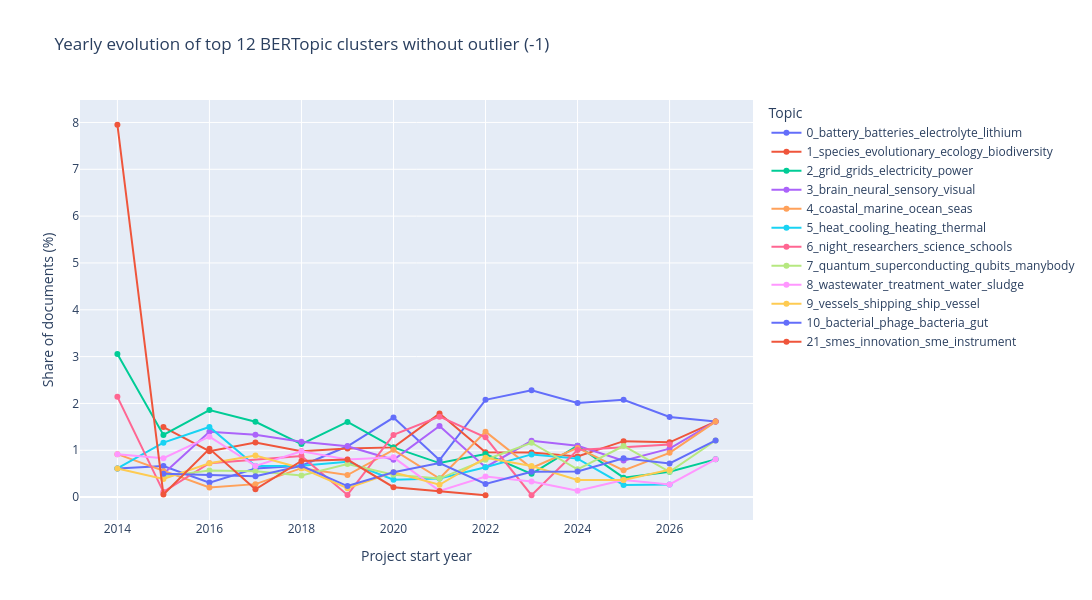

The cell this chart's notebook holds for it:
### Code cell
# Same line chart without the outlier cluster (-1) to focus on the named topics.
line_df = topic_year_counts_no_outlier[topic_year_counts_no_outlier["topic"].isin(popular_topics)].copy()
line_df = line_df.sort_values(["topic", "start_year"])
fig = px.line(
    line_df,
    x="start_year",
    y="share_pct",
    color="topic_name",
    title=f"Yearly evolution of top {TOP_N_TOPICS} BERTopic clusters without outlier (-1)",
    labels={"share_pct": "Share of documents (%)", "start_year": "Project start year"},
    category_orders={"start_year": sorted(valid_years)},
)
fig.update_traces(mode="lines+markers")
fig.update_layout(legend_title_text="Topic", hovermode="closest")
fig.update_layout(width=1400, height=600)
fig.write_image("data/yearly_evolution_top12_bertopic_no_outlier.png", width=1400, height=600, scale=2)
fig.show()

### Figure 1 — Plotly figure (JSON) as saved in the notebook; plotly's stock layout.template omitted (floating-point values rounded to 4 significant figures)
{"data": [{"hovertemplate": "topic_name=0_battery_batteries_electrolyte_lithium<br>Project start year=%{x}<br>Share of documents (%)=%{y}<extra></extra>", "legendgroup": "0_battery_batteries_electrolyte_lithium", "line": {"color": "#636efa", "dash": "solid"}, "marker": {"symbol": "circle"}, "mode": "lines+markers", "name": "0_battery_batteries_electrolyte_lithium", "orientation": "v", "showlegend": true, "type": "scatter", "x": [2014, 2015, 2016, 2017, 2018, 2019, 2020, 2021, 2022, 2023, 2024, 2025, 2026, 2027], "xaxis": "x", "y": [0.6116, 0.6645, 0.3098, 0.6104, 0.6694, 1.086, 1.699, 0.7926, 2.077, 2.281, 2.01, 2.079, 1.71, 1.613], "yaxis": "y"}, {"hovertemplate": "topic_name=1_species_evolutionary_ecology_biodiversity<br>Project start year=%{x}<br>Share of documents (%)=%{y}<extra></extra>", "legendgroup": "1_species_evolutionary_ecology_biodiversity", "line": {"color": "#EF553B", "dash": "solid"}, "marker": {"symbol": "circle"}, "mode": "lines+markers", "name": "1_species_evolutionary_ecology_biodiversity", "orientation": "v", "showlegend": true, "type": "scatter", "x": [2015, 2016, 2017, 2018, 2019, 2020, 2021, 2022, 2023, 2024, 2025, 2026, 2027], "xaxis": "x", "y": [1.495, 0.9809, 1.165, 0.9784, 1.039, 1.062, 1.783, 0.9585, 0.954, 0.868, 1.195, 1.17, 1.613], "yaxis": "y"}, {"hovertemplate": "topic_name=2_grid_grids_electricity_power<br>Project start year=%{x}<br>Share of documents (%)=%{y}<extra></extra>", "legendgroup": "2_grid_grids_electricity_power", "line": {"color": "#00cc96", "dash": "solid"}, "marker": {"symbol": "circle"}, "mode": "lines+markers", "name": "2_grid_grids_electricity_power", "orientation": "v", "showlegend": true, "type": "scatter", "x": [2014, 2015, 2016, 2017, 2018, 2019, 2020, 2021, 2022, 2023, 2024, 2025, 2026, 2027], "xaxis": "x", "y": [3.058, 1.329, 1.859, 1.609, 1.133, 1.605, 1.062, 0.7266, 0.9185, 0.4977, 1.096, 0.4158, 0.5401, 0.8065], "yaxis": "y"}, {"hovertemplate": "topic_name=3_brain_neural_sensory_visual<br>Project start year=%{x}<br>Share of documents (%)=%{y}<extra></extra>", "legendgroup": "3_brain_neural_sensory_visual", "line": {"color": "#ab63fa", "dash": "solid"}, "marker": {"symbol": "circle"}, "mode": "lines+markers", "name": "3_brain_neural_sensory_visual", "orientation": "v", "showlegend": true, "type": "scatter", "x": [2015, 2016, 2017, 2018, 2019, 2020, 2021, 2022, 2023, 2024, 2025, 2026, 2027], "xaxis": "x", "y": [0.4983, 1.394, 1.332, 1.184, 1.086, 0.7966, 1.519, 0.639, 1.203, 1.096, 0.7796, 1.035, 1.613], "yaxis": "y"}, {"hovertemplate": "topic_name=4_coastal_marine_ocean_seas<br>Project start year=%{x}<br>Share of documents (%)=%{y}<extra></extra>", "legendgroup": "4_coastal_marine_ocean_seas", "line": {"color": "#FFA15A", "dash": "solid"}, "marker": {"symbol": "circle"}, "mode": "lines+markers", "name": "4_coastal_marine_ocean_seas", "orientation": "v", "showlegend": true, "type": "scatter", "x": [2014, 2015, 2016, 2017, 2018, 2019, 2020, 2021, 2022, 2023, 2024, 2025, 2026, 2027], "xaxis": "x", "y": [0.9174, 0.5537, 0.2065, 0.2775, 0.6179, 0.4721, 1.009, 0.3963, 1.398, 0.6221, 1.051, 0.5717, 0.9451, 1.613], "yaxis": "y"}, {"hovertemplate": "topic_name=5_heat_cooling_heating_thermal<br>Project start year=%{x}<br>Share of documents (%)=%{y}<extra></extra>", "legendgroup": "5_heat_cooling_heating_thermal", "line": {"color": "#19d3f3", "dash": "solid"}, "marker": {"symbol": "circle"}, "mode": "lines+markers", "name": "5_heat_cooling_heating_thermal", "orientation": "v", "showlegend": true, "type": "scatter", "x": [2014, 2015, 2016, 2017, 2018, 2019, 2020, 2021, 2022, 2023, 2024, 2025, 2026], "xaxis": "x", "y": [0.6116, 1.163, 1.497, 0.6659, 0.6694, 0.7554, 0.3717, 0.3963, 0.639, 0.9125, 0.8223, 0.2599, 0.27], "yaxis": "y"}, {"hovertemplate": "topic_name=6_night_researchers_science_schools<br>Project start year=%{x}<br>Share of documents (%)=%{y}<extra></extra>", "legendgroup": "6_night_researchers_science_schools", "line": {"color": "#FF6692", "dash": "solid"}, "marker": {"symbol": "circle"}, "mode": "lines+markers", "name": "6_night_researchers_science_schools", "orientation": "v", "showlegend": true, "type": "scatter", "x": [2014, 2015, 2016, 2018, 2019, 2020, 2021, 2022, 2023, 2024, 2026], "xaxis": "x", "y": [2.141, 0.1107, 0.7228, 0.8754, 0.04721, 1.328, 1.717, 1.278, 0.04148, 1.005, 1.125], "yaxis": "y"}, {"hovertemplate": "topic_name=7_quantum_superconducting_qubits_manybody<br>Project start year=%{x}<br>Share of documents (%)=%{y}<extra></extra>", "legendgroup": "7_quantum_superconducting_qubits_manybody", "line": {"color": "#B6E880", "dash": "solid"}, "marker": {"symbol": "circle"}, "mode": "lines+markers", "name": "7_quantum_superconducting_qubits_manybody", "orientation": "v", "showlegend": true, "type": "scatter", "x": [2015, 2016, 2017, 2018, 2019, 2020, 2021, 2022, 2023, 2024, 2025, 2026, 2027], "xaxis": "x", "y": [0.443, 0.5679, 0.5549, 0.4634, 0.7082, 0.478, 0.3963, 0.7987, 1.161, 0.5939, 1.091, 0.5401, 1.21], "yaxis": "y"}, {"hovertemplate": "topic_name=8_wastewater_treatment_water_sludge<br>Project start year=%{x}<br>Share of documents (%)=%{y}<extra></extra>", "legendgroup": "8_wastewater_treatment_water_sludge", "line": {"color": "#FF97FF", "dash": "solid"}, "marker": {"symbol": "circle"}, "mode": "lines+markers", "name": "8_wastewater_treatment_water_sludge", "orientation": "v", "showlegend": true, "type": "scatter", "x": [2014, 2015, 2016, 2017, 2018, 2019, 2020, 2021, 2022, 2023, 2024, 2025, 2026, 2027], "xaxis": "x", "y": [0.9174, 0.8306, 1.291, 0.6659, 0.9784, 0.8026, 0.8497, 0.1321, 0.4393, 0.3318, 0.137, 0.3638, 0.27, 0.8065], "yaxis": "y"}, {"hovertemplate": "topic_name=9_vessels_shipping_ship_vessel<br>Project start year=%{x}<br>Share of documents (%)=%{y}<extra></extra>", "legendgroup": "9_vessels_shipping_ship_vessel", "line": {"color": "#FECB52", "dash": "solid"}, "marker": {"symbol": "circle"}, "mode": "lines+markers", "name": "9_vessels_shipping_ship_vessel", "orientation": "v", "showlegend": true, "type": "scatter", "x": [2014, 2015, 2016, 2017, 2018, 2019, 2020, 2021, 2022, 2023, 2024, 2025, 2026], "xaxis": "x", "y": [0.6116, 0.3876, 0.7228, 0.8879, 0.6179, 0.1889, 0.5311, 0.2642, 0.8387, 0.6636, 0.3655, 0.3638, 0.5851], "yaxis": "y"}, {"hovertemplate": "topic_name=10_bacterial_phage_bacteria_gut<br>Project start year=%{x}<br>Share of documents (%)=%{y}<extra></extra>", "legendgroup": "10_bacterial_phage_bacteria_gut", "line": {"color": "#636efa", "dash": "solid"}, "marker": {"symbol": "circle"}, "mode": "lines+markers", "name": "10_bacterial_phage_bacteria_gut", "orientation": "v", "showlegend": true, "type": "scatter", "x": [2015, 2016, 2017, 2018, 2019, 2020, 2021, 2022, 2023, 2024, 2025, 2026, 2027], "xaxis": "x", "y": [0.4983, 0.4646, 0.444, 0.6694, 0.2361, 0.5311, 0.7266, 0.2796, 0.5392, 0.5482, 0.8316, 0.7201, 1.21], "yaxis": "y"}, {"hovertemplate": "topic_name=21_smes_innovation_sme_instrument<br>Project start year=%{x}<br>Share of documents (%)=%{y}<extra></extra>", "legendgroup": "21_smes_innovation_sme_instrument", "line": {"color": "#EF553B", "dash": "solid"}, "marker": {"symbol": "circle"}, "mode": "lines+markers", "name": "21_smes_innovation_sme_instrument", "orientation": "v", "showlegend": true, "type": "scatter", "x": [2014, 2015, 2016, 2017, 2018, 2019, 2020, 2021, 2022], "xaxis": "x", "y": [7.951, 0.05537, 1.033, 0.1665, 0.7724, 0.8026, 0.2124, 0.1321, 0.03994], "yaxis": "y"}], "layout": {"height": 600, "hovermode": "closest", "legend": {"title": {"text": "Topic"}, "tracegroupgap": 0}, "title": {"text": "Yearly evolution of top 12 BERTopic clusters without outlier (-1)"}, "width": 1400, "xaxis": {"anchor": "y", "categoryarray": [2014, 2015, 2016, 2017, 2018, 2019, 2020, 2021, 2022, 2023, 2024, 2025, 2026, 2027], "categoryorder": "array", "domain": [0, 1], "title": {"text": "Project start year"}}, "yaxis": {"anchor": "x", "domain": [0, 1], "title": {"text": "Share of documents (%)"}}}}
